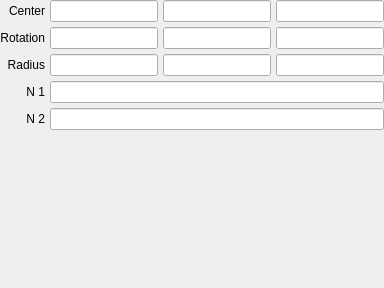
         <widget class="QWidget" name="super_ellipsoid">
          <layout class="QGridLayout" name="gridLayout_45">
           <property name="margin">
            <number>0</number>
           </property>
           <property name="spacing">
            <number>5</number>
           </property>
           <item row="1" column="0">
            <widget class="QLabel" name="label_110">
             <property name="text">
              <string>Rotation</string>
             </property>
             <property name="alignment">
              <set>Qt::AlignRight|Qt::AlignTrailing|Qt::AlignVCenter</set>
             </property>
            </widget>
           </item>
           <item row="0" column="3">
            <widget class="QLineEdit" name="lineedit_super_ellipsoid_translation_z"/>
           </item>
           <item row="0" column="2">
            <widget class="QLineEdit" name="lineedit_super_ellipsoid_translation_y"/>
           </item>
           <item row="0" column="1">
            <widget class="QLineEdit" name="lineedit_super_ellipsoid_translation_x"/>
           </item>
           <item row="1" column="3">
            <widget class="QLineEdit" name="lineedit_super_ellipsoid_rotation_z"/>
           </item>
           <item row="0" column="0">
            <widget class="QLabel" name="label_109">
             <property name="text">
              <string>Center</string>
             </property>
             <property name="alignment">
              <set>Qt::AlignRight|Qt::AlignTrailing|Qt::AlignVCenter</set>
             </property>
            </widget>
           </item>
           <item row="1" column="2">
            <widget class="QLineEdit" name="lineedit_super_ellipsoid_rotation_y"/>
           </item>
           <item row="5" column="1">
            <spacer name="verticalSpacer_38">
             <property name="orientation">
              <enum>Qt::Vertical</enum>
             </property>
             <property name="sizeHint" stdset="0">
              <size>
               <width>20</width>
               <height>158</height>
              </size>
             </property>
            </spacer>
           </item>
           <item row="2" column="0">
            <widget class="QLabel" name="label_111">
             <property name="text">
              <string>Radius</string>
             </property>
             <property name="alignment">
              <set>Qt::AlignRight|Qt::AlignTrailing|Qt::AlignVCenter</set>
             </property>
            </widget>
           </item>
           <item row="1" column="1">
            <widget class="QLineEdit" name="lineedit_super_ellipsoid_rotation_x"/>
           </item>
           <item row="2" column="3">
            <widget class="QLineEdit" name="lineedit_super_ellipsoid_radius_z"/>
           </item>
           <item row="2" column="2">
            <widget class="QLineEdit" name="lineedit_super_ellipsoid_radius_y"/>
           </item>
           <item row="2" column="1">
            <widget class="QLineEdit" name="lineedit_super_ellipsoid_radius_x"/>
           </item>
           <item row="3" column="0">
            <widget class="QLabel" name="label_112">
             <property name="text">
              <string>N 1</string>
             </property>
             <property name="alignment">
              <set>Qt::AlignRight|Qt::AlignTrailing|Qt::AlignVCenter</set>
             </property>
            </widget>
           </item>
           <item row="4" column="0">
            <widget class="QLabel" name="label_113">
             <property name="text">
              <string>N 2</string>
             </property>
             <property name="alignment">
              <set>Qt::AlignRight|Qt::AlignTrailing|Qt::AlignVCenter</set>
             </property>
            </widget>
           </item>
           <item row="3" column="1" colspan="3">
            <widget class="QLineEdit" name="lineedit_super_ellipsoid_n1"/>
           </item>
           <item row="4" column="1" colspan="3">
            <widget class="QLineEdit" name="lineedit_super_ellipsoid_n2"/>
           </item>
          </layout>
         </widget>
